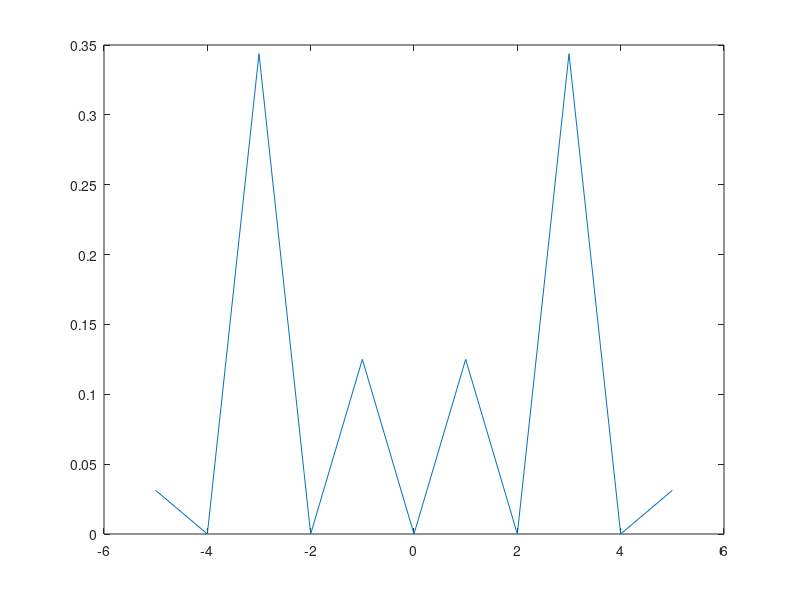

MATLAB code for this plot:
close all;clear all;clc
%一维直线上离散量子漫步概率辐分布算法实现
a = input('请输入游走步数：');
%a=49;
x = -a:1:a;
X = 4*a;
st = 2*a;
Position(st)=1;%粒子所处概率位置
P = zeros(2,X);
Pro = zeros(1,X);
P(:,st) = 1/sqrt(2)*[1,i];%从中点开始出发，硬币态0\1叠加概率，
%P(:,st) = 1/sqrt(2)*[1,1];%从中点开始出发，硬币态0\1叠加概率，
%硬币算符
H = 1/sqrt(2)*[1,1;1,-1];
%C =(1/sqrt(2)) * [1,1i;1i,1]
step = a;
while step
    step=step-1;
    loc = find(Position);%确定粒子当前可能位置
    for i = 1:length(loc)
        temp = loc(i);%对每个概率位置迭代
        if(temp == 1)
            break;
        end
        %硬币算符操作硬币态
        P(:,temp) = H*P(:,temp);
        %P(:,temp) = C*P(:,temp);
        %迁移算符操作位置态
        %S|n,0>=|n-1,0>,S|n,1>=|n+1,1>
        P(1,temp-1) = P(1,temp-1)+P(1,temp);
        P(2,temp+1) = P(2,temp+1)+P(2,temp);
        P(:,temp) = 0;
        Position(1,temp-1)=1;
        Position(1,temp+1)=1; 
        Position(1,temp)=0;
    end
end
for i=1:X
    Pro(i) = abs(P(1,i))^2+abs(P(2,i))^2;
end
x=-a:a;
plot(x,Pro(1,a:3*a))